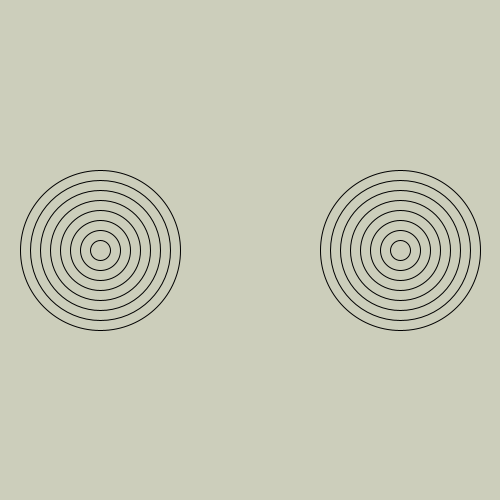
Frame 1 (no input)
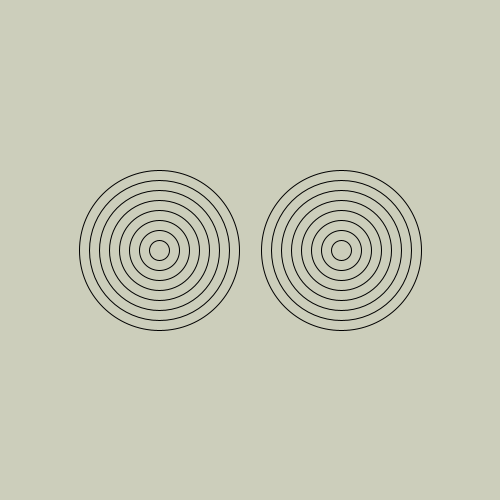
Frame 60 (the mouse pressed at the canvas centre just before this capture)
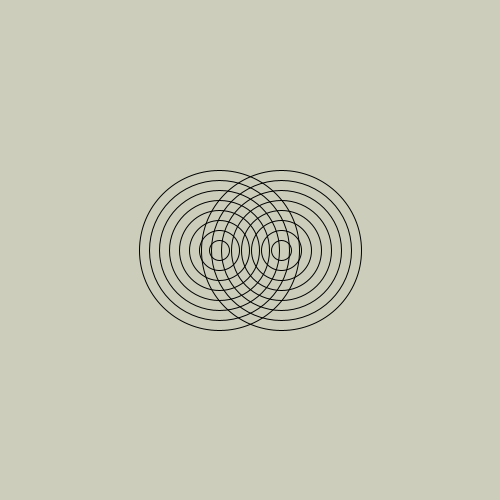
Frame 120 (the mouse held since frame 60 and released just before this capture)

The Processing sketch that drew these frames (run headless with seeded random() and noise(); from frame 60 on, the mouse is pressed at the canvas centre):

// Processing sketch: amazing_rings
// ── amazing_rings.pde
int y = 250;
int x = 100;
int y2 = 250;
int x2 = 400;
int speed1 = 1;
int speed2 = -1;
void setup() {
  size(500, 500);
  noFill();
}


void draw() {
  background(#CCCEBB);




  for (int i = 8; i > 0; i-- ) {
    ellipse(x, y, i*20, i*20);
  }
  x+=speed1; 



  for (int i = 8; i > 0; i-- ) {
    ellipse(x2, y, i*20, i*20);
  }
  x2+=speed2;

  if (x >= 500) {
    speed1 = -speed1;
  }
  if (x2 >= 500) {
    speed2 = -speed2;
  }
if (x <= 0) {
    speed1 = -speed1;
  }
  if (x2 <= 0) {
    speed2 = -speed2;
  }
}
